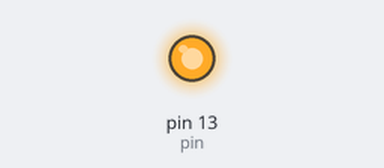
Bench run of a sketch on a simulated Arduino Uno, built with avr-gcc and run on an emulated ATmega328P. On the bench: output pins drawn as LEDs (lit = HIGH).

Above: at 1.4 s.
At 5.7 s:
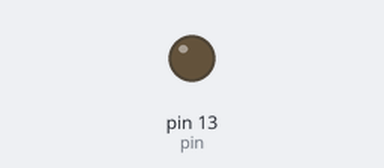
Timing chart, 0 to 8.1 s (numbered marks = the images above):
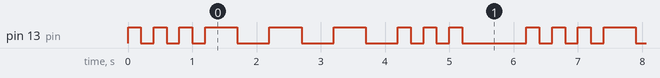

The sketch:

sos.ino
```cpp
int pin=13;
void setup() {
  // put your setup code here, to run once:
 pinMode(pin,OUTPUT);
}

void loop() {
  // put your main code here, to run repeatedly:
  digitalWrite(pin,HIGH);
  delay(200);
  digitalWrite(pin,LOW);
  delay(200);
   digitalWrite(pin,HIGH);
  delay(200);
  digitalWrite(pin,LOW);
  delay(200);
   digitalWrite(pin,HIGH);
  delay(200);
  digitalWrite(pin,LOW);
  delay(200);

   digitalWrite(pin,HIGH);
  delay(500);
  digitalWrite(pin,LOW);
  delay(500);
   digitalWrite(pin,HIGH);
  delay(500);
  digitalWrite(pin,LOW);
  delay(500);
   digitalWrite(pin,HIGH);
  delay(500);
  digitalWrite(pin,LOW);
  delay(500);
   digitalWrite(pin,HIGH);
  delay(200);
  digitalWrite(pin,LOW);
  delay(200);
   digitalWrite(pin,HIGH);
  delay(200);
  digitalWrite(pin,LOW);
  delay(200);
   digitalWrite(pin,HIGH);
  delay(200);
  digitalWrite(pin,LOW);
  delay(1000);


}
```

Measured:
- by itself, pin 13 (pin): repeats every 6.2 s: 2 × (LOW 0.20 s, HIGH 0.20 s), LOW 0.20 s, 3 × (HIGH 0.50 s, LOW 0.50 s), 2 × (HIGH 0.20 s, LOW 0.20 s), HIGH 0.20 s, LOW 1.0 s, HIGH 0.20 s
- by itself, everything shown: repeats every 6.2 s, in 18 steps
